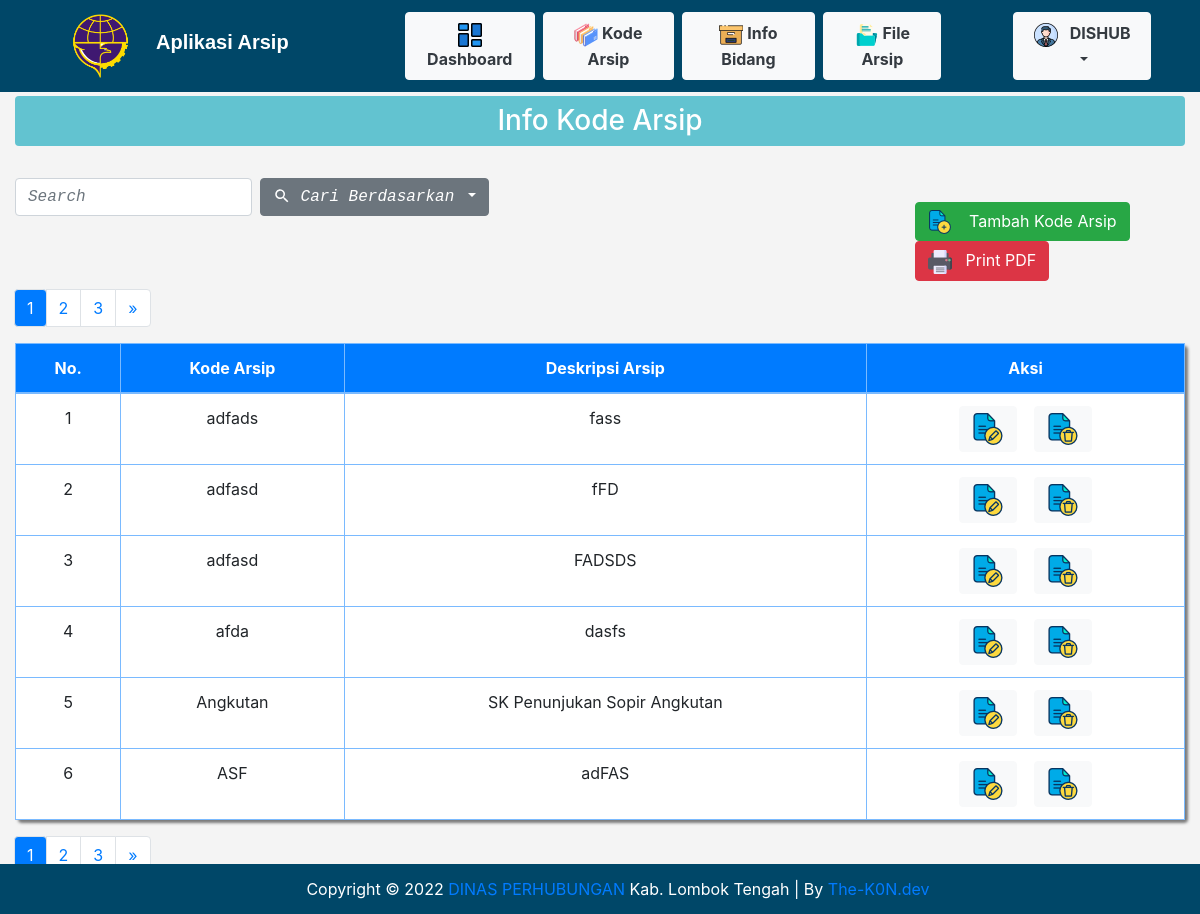
Page /kode_arsip.php (signed in) on the committed database.
### tables this page shows
CREATE TABLE `kode_arsip` (
  `id_kode_arsip` int(11) NOT NULL,
  `kode_arsip` varchar(100) NOT NULL,
  `deskripsi_arsip` varchar(100) NOT NULL
);

### functions.php (called while the page is built, shortened)
<?php
$koneksi = mysqli_connect("localhost", "root", "" , "arsipdishub") or die;
function query($query){
	global $koneksi;
	$result = mysqli_query($koneksi, $query);
	$rows = [];
	while ($row = mysqli_fetch_assoc($result)) {
		$rows[] = $row;
	}
	return $rows;
}
 ?>

### kode_arsip.php (the view, shortened to what this page needs)
<?php
require 'functions.php';
$jumlah_data_per_halaman = 6;
$jumlah_data = count(query("SELECT * FROM kode_arsip"));
$jumlah_halaman = ceil($jumlah_data / $jumlah_data_per_halaman);
$halaman_aktif = (isset($_GET['halaman'])) ? $_GET['halaman'] : 1;
$awal_data = ($jumlah_data_per_halaman * $halaman_aktif) - $jumlah_data_per_halaman;
$isi = query("SELECT * FROM kode_arsip ORDER BY kode_arsip ASC LIMIT $awal_data, $jumlah_data_per_halaman");
?>
<!doctype html>
<html lang="en">
<head>
	<link rel="stylesheet" href="vendor/bootstrap.min.css">
	<link rel="stylesheet" href="vendor/style.css">
</head>
<body class="bg">
	<?php include 'include/navbar.php'; ?>
	<section>
		<div class="container-fluid">
			<div class="row h3">
				<div class="col">
					<h3 class="bg-supergraphicss p-2 text-white text-center rounded">Info Kode Arsip</h3>
				</div>
			</div>
			<div class="row content-center menu">
				<div class="col-md-9 mt-3 mb-2">
					<form class="form-inline" method="post">
						<input for="colFormLabel" class="form-control mr-sm-2" type="text" autocomplete="off" style="font-style: italic; font-family: monospace;" placeholder="Search" aria-label="Search" name="keyword">
						<div class="dropdown">
							<button class="btn btn-secondary dropdown-toggle" style="font-style: italic; font-family: monospace;" type="button" id="dropdownMenuButton" data-toggle="dropdown" aria-haspopup="true" aria-expanded="false">
								<img src="img/baseline_search_white_18dp.png"> Cari Berdasarkan
							</button>
						</div>
					</form>
				</div>
				<div class="col-md-3 mt-3 mb-2">
					<a class="btn btn-success text-center" href="tambah_kode_arsip.php"><img src="icon/add_data.png">&ensp;&nbsp; Tambah Kode Arsip </a>
					<button class="btn btn-danger text-center" onclick="window.print()"><img src="icon/print.png">&nbsp;&nbsp; Print PDF </button>
				</div>
			</div>
			<div class="row">
				<div class="col-md-3">
					<nav aria-label="Page navigation example">
						<ul class="pagination pagination-md">
							<?php for ($i = 1; $i <= $jumlah_halaman; $i++) : ?>
								<?php if ($i == $halaman_aktif) : ?>
									<li class="page-item"><a class="rounded page-link bg-primary text-white" href="?halaman=<?= $i; ?>"><?= $i; ?></a></li>
								<?php else : ?>
									<li class="page-item"><a class="page-link" href="?halaman=<?= $i; ?>"><?= $i; ?></a></li>
								<?php endif; ?>
							<?php endfor; ?>
							<li class="page-item">
								<?php if ($halaman_aktif < $jumlah_halaman) : ?>
									<a class="page-link" href="?halaman=<?= $halaman_aktif + 1; ?>" aria-label="Next">
										<span aria-hidden="true">&raquo;</span>
									</a>
								<?php endif; ?>
							</li>
						</ul>
					</nav>
				</div>
			</div>
			<div class="row">
				<div class="col">
					<table class="rounded table bg-white table-bordered table-hover table-primary shadow-box">
						<thead>
							<tr class="bg-primary text-white text-center">
								<th>No.</th>
								<th>Kode Arsip</th>
								<th>Deskripsi Arsip</th>
								<th class="aksi">Aksi</th>
							</tr>
						</thead>
						<tbody>
							<?php $i = 1; ?>
							<?php foreach ($isi as $row) : ?>
								<tr class="text-center">
									<td><?= $i; ?></td>
									<td><?= $row["kode_arsip"]; ?></td>
									<td><?= $row["deskripsi_arsip"]; ?></td>
									<td class="aksi">
										<a href="ubah_kode_arsip.php?id=<?= $row['id_kode_arsip']; ?>" onclick="return confirm('Apakah Anda Ingin Mengubah Data ?');" class="btn btn-light text-center text-white">
											<img src="icon/edit_data.png">
										</a>
										<a href="hapus_kode_arsip.php?id=<?= $row['id_kode_arsip']; ?>" onclick="return confirm('Apakah Anda Ingin Menghapus Data ?');" class="btn btn-light text-center">
											<img src="icon/delete_data.png">
										</a>
									</td>
								</tr>
								<?php $i++; ?>
							<?php endforeach; ?>
						</tbody>
					</table>
				</div>
			</div>
			<div class="row">
				<div class="col-md-3">
					<nav aria-label="Page navigation example">
						<ul class="pagination pagination-md">
							<?php for ($i = 1; $i <= $jumlah_halaman; $i++) : ?>
								<?php if ($i == $halaman_aktif) : ?>
									<li class="page-item"><a class="rounded page-link bg-primary text-white" href="?halaman=<?= $i; ?>"><?= $i; ?></a></li>
								<?php else : ?>
									<li class="page-item"><a class="page-link" href="?halaman=<?= $i; ?>"><?= $i; ?></a></li>
								<?php endif; ?>
							<?php endfor; ?>
							<li class="page-item">
								<?php if ($halaman_aktif < $jumlah_halaman) : ?>
									<a class="page-link" href="?halaman=<?= $halaman_aktif + 1; ?>" aria-label="Next">
										<span aria-hidden="true">&raquo;</span>
									</a>
								<?php endif; ?>
							</li>
						</ul>
					</nav>
				</div>
			</div>
		</div>
	</section>
	<br>
	<div class="footer fixed-bottom">
		<center>
			Copyright &copy; <?= date('Y'); ?> <a href="https://lomboktengahkab.go.id/halaman/dinas-perhubungan">DINAS PERHUBUNGAN </a>Kab. Lombok Tengah | By <a href='https://the-k0n.github.io/' title='The-K0N.dev' target='_blank'>The-K0N.dev</a>
		</center>
	</div>
</body>
</html>

### rows in the picture
kode_arsip: kode_arsip "adfads", deskripsi_arsip "fass"
kode_arsip: kode_arsip "adfasd", deskripsi_arsip "fFD"
kode_arsip: kode_arsip "adfasd", deskripsi_arsip "FADSDS"
kode_arsip: kode_arsip "afda", deskripsi_arsip "dasfs"
kode_arsip: kode_arsip "Angkutan", deskripsi_arsip "SK Penunjukan Sopir Angkutan"
kode_arsip: kode_arsip "ASF", deskripsi_arsip "adFAS"

### other values in the picture
$_SESSION["nama"] "DISHUB"
